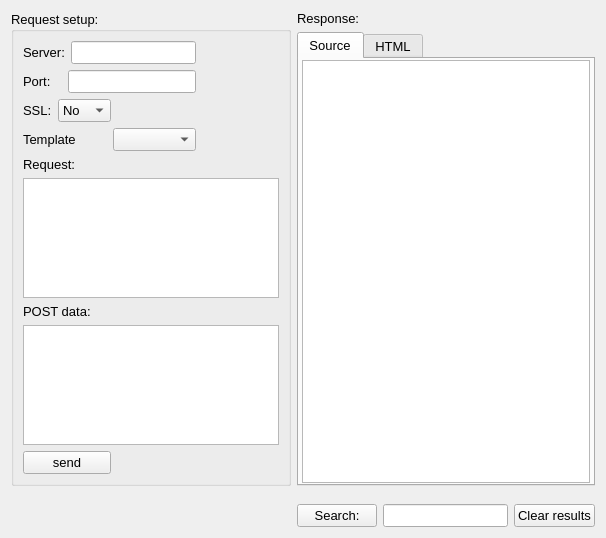
      <widget class="QWidget" name="tab_7">
       <attribute name="icon">
        <iconset>
         <normaloff>images/plugin_edit.png</normaloff>images/plugin_edit.png</iconset>
       </attribute>
       <attribute name="title">
        <string>RequesteR</string>
       </attribute>
       <layout class="QGridLayout" name="gridLayout_25">
        <item row="0" column="1">
         <layout class="QVBoxLayout" name="verticalLayout_2">
          <item>
           <widget class="QLabel" name="label_26">
            <property name="font">
             <font>
              <pointsize>10</pointsize>
             </font>
            </property>
            <property name="text">
             <string>Response:</string>
            </property>
           </widget>
          </item>
          <item>
           <widget class="QTabWidget" name="tabWidget_2">
            <property name="font">
             <font>
              <pointsize>10</pointsize>
             </font>
            </property>
            <property name="currentIndex">
             <number>0</number>
            </property>
            <widget class="QWidget" name="tab_9">
             <attribute name="title">
              <string>Source</string>
             </attribute>
             <layout class="QHBoxLayout">
              <property name="leftMargin">
               <number>3</number>
              </property>
              <property name="topMargin">
               <number>1</number>
              </property>
              <property name="rightMargin">
               <number>3</number>
              </property>
              <property name="bottomMargin">
               <number>1</number>
              </property>
              <item>
               <widget class="QTextEdit" name="textEdit">
                <property name="acceptRichText">
                 <bool>false</bool>
                </property>
               </widget>
              </item>
             </layout>
            </widget>
            <widget class="QWidget" name="tab_8">
             <attribute name="title">
              <string>HTML</string>
             </attribute>
             <layout class="QHBoxLayout">
              <property name="leftMargin">
               <number>3</number>
              </property>
              <property name="topMargin">
               <number>1</number>
              </property>
              <property name="rightMargin">
               <number>3</number>
              </property>
              <property name="bottomMargin">
               <number>1</number>
              </property>
              <item>
               <widget class="QTextBrowser" name="textBrowser">
                <property name="font">
                 <font>
                  <pointsize>10</pointsize>
                 </font>
                </property>
                <property name="tabChangesFocus">
                 <bool>true</bool>
                </property>
               </widget>
              </item>
             </layout>
            </widget>
           </widget>
          </item>
         </layout>
        </item>
        <item row="1" column="1">
         <layout class="QHBoxLayout">
          <property name="topMargin">
           <number>12</number>
          </property>
          <item>
           <widget class="QPushButton" name="pushButton_5">
            <property name="font">
             <font>
              <pointsize>10</pointsize>
             </font>
            </property>
            <property name="text">
             <string>Search:</string>
            </property>
            <property name="icon">
             <iconset>
              <normaloff>images/Icons/Search.png</normaloff>images/Icons/Search.png</iconset>
            </property>
           </widget>
          </item>
          <item>
           <widget class="QLineEdit" name="lineEdit_3">
            <property name="font">
             <font>
              <pointsize>10</pointsize>
             </font>
            </property>
           </widget>
          </item>
          <item>
           <layout class="QHBoxLayout">
            <item>
             <widget class="QPushButton" name="clearButton">
              <property name="font">
               <font>
                <pointsize>10</pointsize>
               </font>
              </property>
              <property name="text">
               <string>Clear results</string>
              </property>
              <property name="icon">
               <iconset>
                <normaloff>images/editdelete.png</normaloff>images/editdelete.png</iconset>
              </property>
             </widget>
            </item>
           </layout>
          </item>
         </layout>
        </item>
        <item row="0" column="0">
         <widget class="QSplitter" name="splitter_3">
          <property name="orientation">
           <enum>Qt::Vertical</enum>
          </property>
          <widget class="QGroupBox" name="groupBox_5">
           <property name="sizePolicy">
            <sizepolicy hsizetype="Expanding" vsizetype="Expanding">
             <horstretch>0</horstretch>
             <verstretch>0</verstretch>
            </sizepolicy>
           </property>
           <property name="font">
            <font>
             <pointsize>10</pointsize>
            </font>
           </property>
           <property name="title">
            <string>Request setup:</string>
           </property>
           <layout class="QGridLayout" name="gridLayout_2">
            <item row="0" column="0" colspan="2">
             <layout class="QHBoxLayout" name="horizontalLayout_6">
              <item>
               <widget class="QLabel" name="label_22">
                <property name="font">
                 <font>
                  <pointsize>10</pointsize>
                 </font>
                </property>
                <property name="toolTip">
                 <string>&lt;html&gt;&lt;head&gt;&lt;meta name=&quot;qrichtext&quot; content=&quot;1&quot; /&gt;&lt;/head&gt;&lt;body style=&quot; white-space: pre-wrap; font-family:Lucida Grande; font-size:13pt; font-weight:400; font-style:normal; text-decoration:none;&quot;&gt;&lt;p style=&quot; margin-top:0px; margin-bottom:0px; margin-left:0px; margin-right:0px; -qt-block-indent:0; text-indent:0px;&quot;&gt;&lt;span style=&quot; font-size:10pt;&quot;&gt;Here goes the server the format could be:&lt;/span&gt;&lt;/p&gt;&lt;p style=&quot; margin-top:0px; margin-bottom:0px; margin-left:0px; margin-right:0px; -qt-block-indent:0; text-indent:0px; font-size:10pt;&quot;&gt;www.mycompany.com or 192.168.1.1&lt;/p&gt;&lt;/body&gt;&lt;/html&gt;</string>
                </property>
                <property name="text">
                 <string>Server:</string>
                </property>
               </widget>
              </item>
              <item>
               <widget class="QLineEdit" name="serverLine">
                <property name="font">
                 <font>
                  <pointsize>10</pointsize>
                 </font>
                </property>
                <property name="toolTip">
                 <string>&lt;html&gt;&lt;head&gt;&lt;meta name=&quot;qrichtext&quot; content=&quot;1&quot; /&gt;&lt;/head&gt;&lt;body style=&quot; white-space: pre-wrap; font-family:Lucida Grande; font-size:13pt; font-weight:400; font-style:normal; text-decoration:none;&quot;&gt;&lt;p style=&quot; margin-top:0px; margin-bottom:0px; margin-left:0px; margin-right:0px; -qt-block-indent:0; text-indent:0px;&quot;&gt;&lt;span style=&quot; font-size:10pt;&quot;&gt;Here goes the server the format could be:&lt;/span&gt;&lt;/p&gt;&lt;p style=&quot; margin-top:0px; margin-bottom:0px; margin-left:0px; margin-right:0px; -qt-block-indent:0; text-indent:0px; font-size:10pt;&quot;&gt;www.mycompany.com or 192.168.1.1&lt;/p&gt;&lt;/body&gt;&lt;/html&gt;</string>
                </property>
               </widget>
              </item>
             </layout>
            </item>
            <item row="0" column="2">
             <spacer name="horizontalSpacer_5">
              <property name="orientation">
               <enum>Qt::Horizontal</enum>
              </property>
              <property name="sizeHint" stdset="0">
               <size>
                <width>64</width>
                <height>20</height>
               </size>
              </property>
             </spacer>
            </item>
            <item row="1" column="0" colspan="2">
             <layout class="QHBoxLayout" name="horizontalLayout_7">
              <item>
               <widget class="QLabel" name="label_23">
                <property name="font">
                 <font>
                  <pointsize>10</pointsize>
                 </font>
                </property>
                <property name="text">
                 <string>Port:   </string>
                </property>
               </widget>
              </item>
              <item>
               <widget class="QLineEdit" name="portLine">
                <property name="font">
                 <font>
                  <pointsize>10</pointsize>
                 </font>
                </property>
               </widget>
              </item>
             </layout>
            </item>
            <item row="1" column="2">
             <spacer name="horizontalSpacer_6">
              <property name="orientation">
               <enum>Qt::Horizontal</enum>
              </property>
              <property name="sizeHint" stdset="0">
               <size>
                <width>64</width>
                <height>20</height>
               </size>
              </property>
             </spacer>
            </item>
            <item row="2" column="0">
             <layout class="QHBoxLayout" name="horizontalLayout_8">
              <item>
               <widget class="QLabel" name="label_27">
                <property name="font">
                 <font>
                  <pointsize>10</pointsize>
                 </font>
                </property>
                <property name="text">
                 <string>SSL:</string>
                </property>
               </widget>
              </item>
              <item>
               <widget class="QComboBox" name="sslCombo">
                <property name="font">
                 <font>
                  <pointsize>10</pointsize>
                 </font>
                </property>
                <item>
                 <property name="text">
                  <string>No</string>
                 </property>
                </item>
                <item>
                 <property name="text">
                  <string>Yes</string>
                 </property>
                </item>
               </widget>
              </item>
             </layout>
            </item>
            <item row="2" column="1">
             <spacer name="horizontalSpacer_7">
              <property name="orientation">
               <enum>Qt::Horizontal</enum>
              </property>
              <property name="sizeHint" stdset="0">
               <size>
                <width>64</width>
                <height>20</height>
               </size>
              </property>
             </spacer>
            </item>
            <item row="3" column="0" colspan="2">
             <layout class="QHBoxLayout" name="horizontalLayout_9">
              <item>
               <widget class="QLabel" name="label_31">
                <property name="font">
                 <font>
                  <pointsize>10</pointsize>
                 </font>
                </property>
                <property name="text">
                 <string>Template</string>
                </property>
               </widget>
              </item>
              <item>
               <widget class="QComboBox" name="comboBox">
                <property name="font">
                 <font>
                  <pointsize>10</pointsize>
                 </font>
                </property>
                <property name="toolTip">
                 <string>&lt;html&gt;&lt;head&gt;&lt;meta name=&quot;qrichtext&quot; content=&quot;1&quot; /&gt;&lt;style type=&quot;text/css&quot;&gt;
p, li { white-space: pre-wrap; }
&lt;/style&gt;&lt;/head&gt;&lt;body style=&quot; font-family:'MS Shell Dlg 2'; font-size:8.25pt; font-weight:400; font-style:normal;&quot;&gt;
&lt;p style=&quot; margin-top:0px; margin-bottom:0px; margin-left:0px; margin-right:0px; -qt-block-indent:0; text-indent:0px;&quot;&gt;&lt;span style=&quot; font-size:10pt;&quot;&gt;Some predefined request..&lt;/span&gt;&lt;/p&gt;&lt;/body&gt;&lt;/html&gt;</string>
                </property>
               </widget>
              </item>
             </layout>
            </item>
            <item row="3" column="2">
             <spacer name="horizontalSpacer_8">
              <property name="orientation">
               <enum>Qt::Horizontal</enum>
              </property>
              <property name="sizeHint" stdset="0">
               <size>
                <width>64</width>
                <height>20</height>
               </size>
              </property>
             </spacer>
            </item>
            <item row="4" column="0">
             <widget class="QLabel" name="label_25">
              <property name="font">
               <font>
                <pointsize>10</pointsize>
               </font>
              </property>
              <property name="text">
               <string>Request:</string>
              </property>
             </widget>
            </item>
            <item row="5" column="0" colspan="3">
             <widget class="QTextEdit" name="requestEdit">
              <property name="sizePolicy">
               <sizepolicy hsizetype="Expanding" vsizetype="Expanding">
                <horstretch>0</horstretch>
                <verstretch>0</verstretch>
               </sizepolicy>
              </property>
              <property name="maximumSize">
               <size>
                <width>16777215</width>
                <height>120</height>
               </size>
              </property>
              <property name="font">
               <font>
                <pointsize>10</pointsize>
               </font>
              </property>
              <property name="tabChangesFocus">
               <bool>true</bool>
              </property>
              <property name="html">
               <string>&lt;!DOCTYPE HTML PUBLIC &quot;-//W3C//DTD HTML 4.0//EN&quot; &quot;http://www.w3.org/TR/REC-html40/strict.dtd&quot;&gt;
&lt;html&gt;&lt;head&gt;&lt;meta name=&quot;qrichtext&quot; content=&quot;1&quot; /&gt;&lt;style type=&quot;text/css&quot;&gt;
p, li { white-space: pre-wrap; }
&lt;/style&gt;&lt;/head&gt;&lt;body style=&quot; font-family:'Lucida Grande'; font-size:10pt; font-weight:400; font-style:normal;&quot;&gt;
&lt;p style=&quot;-qt-paragraph-type:empty; margin-top:0px; margin-bottom:0px; margin-left:0px; margin-right:0px; -qt-block-indent:0; text-indent:0px; font-family:'MS Shell Dlg 2'; font-size:8pt;&quot;&gt;&lt;/p&gt;&lt;/body&gt;&lt;/html&gt;</string>
              </property>
              <property name="acceptRichText">
               <bool>false</bool>
              </property>
             </widget>
            </item>
            <item row="6" column="0">
             <widget class="QLabel" name="label_24">
              <property name="sizePolicy">
               <sizepolicy hsizetype="Expanding" vsizetype="Expanding">
                <horstretch>0</horstretch>
                <verstretch>0</verstretch>
               </sizepolicy>
              </property>
              <property name="font">
               <font>
                <pointsize>10</pointsize>
               </font>
              </property>
              <property name="text">
               <string>POST data:</string>
              </property>
             </widget>
            </item>
            <item row="7" column="0" colspan="3">
             <widget class="QTextEdit" name="postEdit">
              <property name="sizePolicy">
               <sizepolicy hsizetype="Expanding" vsizetype="Expanding">
                <horstretch>0</horstretch>
                <verstretch>0</verstretch>
               </sizepolicy>
              </property>
              <property name="maximumSize">
               <size>
                <width>16777215</width>
                <height>120</height>
               </size>
              </property>
              <property name="font">
               <font>
                <pointsize>10</pointsize>
               </font>
              </property>
              <property name="tabChangesFocus">
               <bool>true</bool>
              </property>
              <property name="html">
               <string>&lt;!DOCTYPE HTML PUBLIC &quot;-//W3C//DTD HTML 4.0//EN&quot; &quot;http://www.w3.org/TR/REC-html40/strict.dtd&quot;&gt;
&lt;html&gt;&lt;head&gt;&lt;meta name=&quot;qrichtext&quot; content=&quot;1&quot; /&gt;&lt;style type=&quot;text/css&quot;&gt;
p, li { white-space: pre-wrap; }
&lt;/style&gt;&lt;/head&gt;&lt;body style=&quot; font-family:'Lucida Grande'; font-size:10pt; font-weight:400; font-style:normal;&quot;&gt;
&lt;p style=&quot;-qt-paragraph-type:empty; margin-top:0px; margin-bottom:0px; margin-left:0px; margin-right:0px; -qt-block-indent:0; text-indent:0px; font-family:'MS Shell Dlg 2'; font-size:8pt;&quot;&gt;&lt;/p&gt;&lt;/body&gt;&lt;/html&gt;</string>
              </property>
              <property name="acceptRichText">
               <bool>false</bool>
              </property>
             </widget>
            </item>
            <item row="8" column="0">
             <widget class="QPushButton" name="sendRequestButton">
              <property name="text">
               <string>send</string>
              </property>
              <property name="icon">
               <iconset>
                <normaloff>images/Icons/Knob Play Green.png</normaloff>images/Icons/Knob Play Green.png</iconset>
              </property>
             </widget>
            </item>
           </layout>
          </widget>
         </widget>
        </item>
       </layout>
       <zorder></zorder>
       <zorder>splitter_3</zorder>
      </widget>
